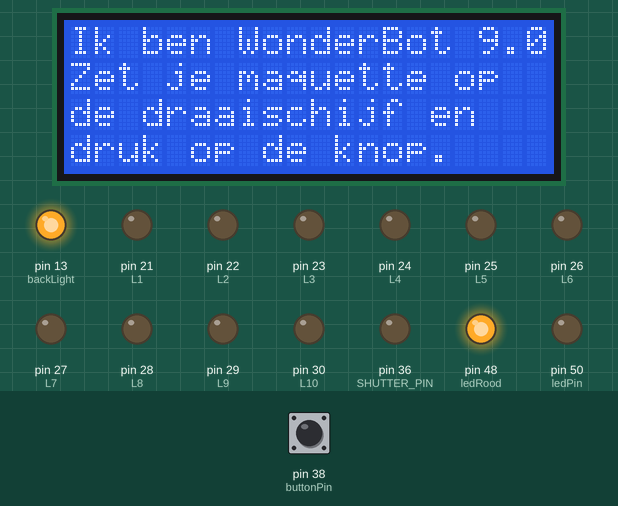
A sketch run on a simulated Arduino Mega 2560, built with avr-gcc and run on an emulated ATmega2560. On the bench: 20×4 character LCD, output pins drawn as LEDs (lit = HIGH). Dashed ring = blinking. The inputs (shaded band) are chosen by the test bench; at power-on: pin 38 (buttonPin) LOW. Pins used as bus, display or sensor lines are not drawn; what the sketch prints to the serial monitor is not drawn.

Above: at 4.2 s.
4.3 s: pin 38 (buttonPin) pulled HIGH for 0.15 s
At 5.6 s:
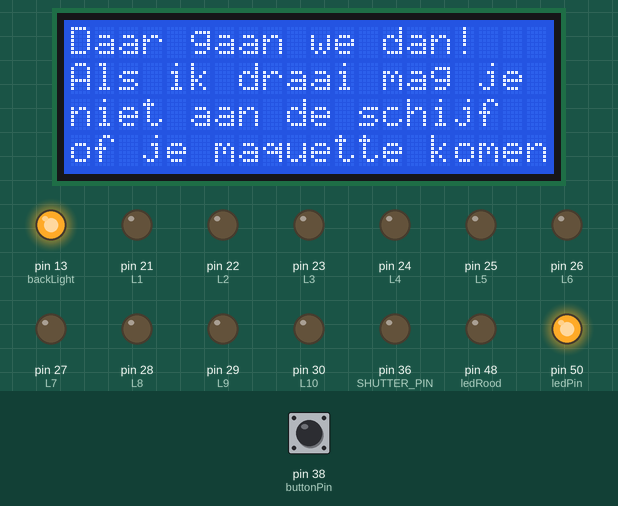
At 6.4 s:
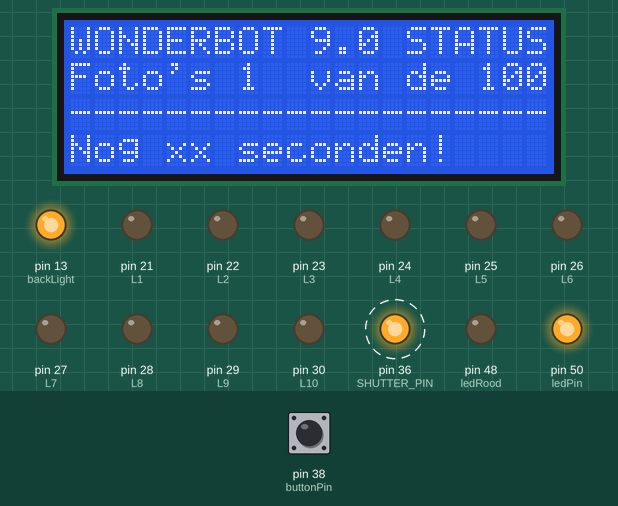
Timing chart, 0 to 23.0 s (numbered marks = the images above; inputs shaded):
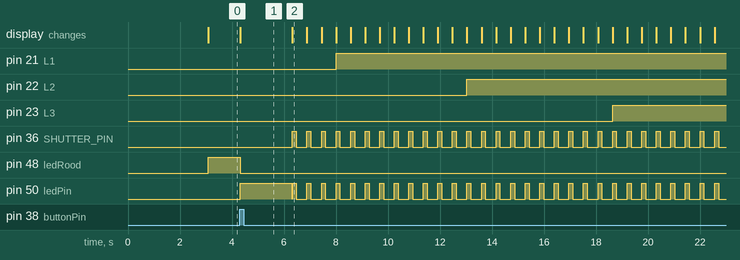

Measured:
- after the input at 4.3 s, pin 21 (L1): LOW → HIGH after 3.7 s; pin 22 (L2): LOW → HIGH after 8.7 s; pin 23 (L3): LOW → HIGH after 14.3 s; pin 36 (SHUTTER_PIN): alternates HIGH for 0.15 s and LOW for 0.41 s, starting after 2.0 s; pin 48 (ledRood): HIGH → LOW at once; the display: changes at once (image 1)

The sketch:

negendeww3.ino
```cpp
// Negende Wereldwonder
// Code by Victor de Boer, Michiel Hildebrand, Pepijn Borgwat
// Apr 2013

#include <LiquidCrystal.h>    //include LCD library
// LCD Connections:
// rs (LCD pin 4) to Arduino pin 12
// rw (LCD pin 5) to Arduino pin 11
// enable (LCD pin 6) to Arduino pin 10
// LCD pin 15 to Arduino pin 13
// LCD pins d4 11, d5 12, d6 13, d7 14 to Arduino pins 5, 4, 3, 2
LiquidCrystal lcd(3, 4, 5, 6, 8, 7, 9);
int backLight = 13;          // pin 13 will control the backlight

const int buttonPin = 38;     // the number of the pushbutton pin
int buttonState = 0;         // Button state variable for reading the pushbutton status
int currentState = 0;        // State var. What are we doing? 0 = waiting for press; 1 = spinning around

const int stepperDirectionPin = 34; //the pins of the steppers that control the direction
const int stepperPulsePin = 32; //the pins of the steppers that control the pulse

const int ledPin = 50;      // statusled 2
const int ledRood = 48;     // statusled 3 (blink when button pushed)

const int L1 = 21;
const int L2 = 22;
const int L3 = 23;
const int L4 = 24;
const int L5 = 25;
const int L6 = 26;
const int L7 = 27;
const int L8 = 28;
const int L9 = 29;
const int L10 = 30;

const int MIN_MOTOR_STEP_DELAY = 750;
const int MAX_MOTOR_STEP_DELAY = 1250;

const double BIG_WHEEL_TEETH = 190;
const double SMALL_WHEEL_TEETH = 22;
const double STEPS_PER_MOTOR_CIRCLE = 3200;
const double STEPS_PER_TABLE_CIRCLE = STEPS_PER_MOTOR_CIRCLE * BIG_WHEEL_TEETH / SMALL_WHEEL_TEETH;

const double PHOTOS_PER_ROUND = 100;

const double STEPS_PER_PHOTO = STEPS_PER_TABLE_CIRCLE / PHOTOS_PER_ROUND;

#define SHUTTER_PIN 36    // camera shutter pin
//int switchPin = 3;       // button pin
//int switchState;

void setup()
{

  // initialize stepper pins
  pinMode(stepperDirectionPin, OUTPUT);
  digitalWrite(stepperDirectionPin, LOW);
  pinMode(stepperPulsePin, OUTPUT);
  digitalWrite(stepperPulsePin, LOW);

  // init led pins
  pinMode(ledPin, OUTPUT);
  digitalWrite(ledPin, LOW);
  pinMode(ledRood, OUTPUT);

  // init shutter pin
  pinMode(SHUTTER_PIN, OUTPUT);
  digitalWrite(SHUTTER_PIN, LOW);

  // init the pushbutton pin as an input:
  pinMode(buttonPin, INPUT);

  // init Serial
  Serial.begin(9600);

  //initialize Leds
  pinMode(L1,OUTPUT);
  pinMode(L2,OUTPUT);
  pinMode(L3,OUTPUT);
  pinMode(L4,OUTPUT);
  pinMode(L5,OUTPUT);
  pinMode(L6,OUTPUT);
  pinMode(L7,OUTPUT);
  pinMode(L8,OUTPUT);
  pinMode(L9,OUTPUT);
  pinMode(L10,OUTPUT);

  pinMode(backLight, OUTPUT);
  digitalWrite(backLight, HIGH); // turn backlight on. Replace 'HIGH' with 'LOW' to turn it off.
  lcd.begin(20,4);
  lcd.clear();                  // start with a blank screen
  lcd.setCursor(0,0);           // set cursor to column 0, row 0 (the first row)
  lcd.print("9e Wereldwonder");
  lcd.setCursor(0,1);           // set cursor to column 0, row 1
  lcd.print("versie 1.0");
  lcd.setCursor(0,2);         // set cursor to column 0, row 2
  lcd.print("Synergique");
  lcd.setCursor(0,3);         // set cursor to column 0, row 3
  lcd.print("RMO Leiden");
  delay(3000);
  resetAll();


}

void resetAll(){
  lcd.clear();
  lcd.setCursor(0,0);           // set cursor to column 0, row 0 (the first row)
  lcd.print("Ik ben WonderBot 9.0");
  lcd.setCursor(0,1);           // set cursor to column 0, row 0 (the first row)
  lcd.print("Zet je maquette op");
  lcd.setCursor(0,2);           // set cursor to column 0, row 0 (the first row)
  lcd.print("de draaischijf en");
  lcd.setCursor(0,3);           // set cursor to column 0, row 0 (the first row)
  lcd.print("druk op de knop.");
  digitalWrite(ledRood,HIGH);
  digitalWrite(L1,LOW);
  digitalWrite(L2,LOW);
  digitalWrite(L3,LOW);
  digitalWrite(L4,LOW);
  digitalWrite(L5,LOW);
  digitalWrite(L6,LOW);
  digitalWrite(L7,LOW);
  digitalWrite(L8,LOW);
  digitalWrite(L9,LOW);
  digitalWrite(L10,LOW);

  Serial.write('1');  // ser: ready
}

void loop()
{
  if (currentState == 0){

    buttonState = digitalRead(buttonPin);
    if (buttonState == HIGH) {
      // turn LED on:
      Serial.write('2');
      lcd.clear();
      lcd.setCursor(0,0);           // set cursor to column 0, row 0 (the first row)
      lcd.print("Daar gaan we dan!");
      lcd.setCursor(0,1);           // set cursor to column 0, row 0 (the first row)
      lcd.print("Als ik draai mag je");
      lcd.setCursor(0,2);           // set cursor to column 0, row 0 (the first row)
      lcd.print("niet aan de schijf");
      lcd.setCursor(0,3);           // set cursor to column 0, row 0 (the first row)
      lcd.print("of je maquette komen");
      digitalWrite(ledPin, HIGH);
      digitalWrite(ledRood, LOW);
      currentState = 1;
      delay(2000);
    }
  }

  else if (currentState == 1){


    digitalWrite(ledPin, LOW);

    Serial.write('3'); //ser: turning and snapping
    int sec=0;
    lcd.clear();
    lcd.setCursor(0,0);           // set cursor to column 0, row 0 (the first row)
    lcd.print("WONDERBOT 9.0 STATUS");
    lcd.setCursor(0,1);           // set cursor to column 0, row 0 (the first row)
    lcd.print("Foto's ");
    lcd.setCursor(10,1);
    lcd.print("van de 100");
    lcd.setCursor(0,2);           // set cursor to column 0, row 0 (the first row)
    lcd.print("--------------------");
    lcd.setCursor(0,3);           // set cursor to column 0, row 0 (the first row)
    lcd.print("Nog xx seconden!");

    steppercam(PHOTOS_PER_ROUND, STEPS_PER_PHOTO, 0);  // make 10 'steps', with size 10 in direction 0, with delays 500
    //Serial.write('4'); // ser: going back
    //1766 = 360 graden


    lcd.clear();
    lcd.setCursor(0,0);           // set cursor to column 0, row 0 (the first row)
    lcd.print("Het staat erop.");
    lcd.setCursor(0,1);           // set cursor to column 0, row 0 (the first row)
    lcd.print("Als jij je maquette");
    lcd.setCursor(0,2);           // set cursor to column 0, row 0 (the first row)
    lcd.print("pakt, maak ik er een");
    lcd.setCursor(0,3);           // set cursor to column 0, row 0 (the first row)
    lcd.print("mooi filmpje van!");

    Serial.write('5');
    currentState = 2;

  }
  // waiting for news from python
  else if (currentState = 2){

       if (Serial.available() > 0){
            int incomingbyte = Serial.read();
            if (incomingbyte == '6'){
                resetAll();
                currentState = 0;
            }
    }
  }

}


void steppercam(int steps, int stepsize, boolean stepDirection){
  //first check the direction, if it's not the current direction change it.
  int currentDirection = digitalRead(stepperDirectionPin);
  if(stepDirection != currentDirection){
    digitalWrite(stepperDirectionPin, stepDirection);
    //this delay makes the motor stop for a while when changing direction.
    delay(100);
  }
  //a for loop to create the pulse
  for(int s=0; s<steps; s++){
    // make foto + flash led
    digitalWrite(SHUTTER_PIN, HIGH);
    digitalWrite(ledPin, HIGH);
    //Serial.print(s+1);
    lcd.setCursor(7,1);
    lcd.print(s+1);
    delay(150);
    digitalWrite(SHUTTER_PIN, LOW);
    digitalWrite(ledPin, LOW);
    delay(100);
    steppermotor(stepsize);
  // Light it up

  if(s>steps*0.01){
    digitalWrite(L1,HIGH);
    lcd.setCursor(0,2);           // set cursor to column 0, row 0 (the first row)
    lcd.print("*");
  }
  if(s>steps*0.05){
    lcd.setCursor(1,2);           // set cursor to column 0, row 0 (the first row)
    lcd.print("*");
  }
  if(s>steps*0.1){
    digitalWrite(L2,HIGH);
    lcd.setCursor(2,2);           // set cursor to column 0, row 0 (the first row)
    lcd.print("*");
  }
  if(s>steps*0.15){
    lcd.setCursor(3,2);           // set cursor to column 0, row 0 (the first row)
    lcd.print("*");
  }
  if(s>steps*0.2){
    digitalWrite(L3,HIGH);
    lcd.setCursor(4,2);           // set cursor to column 0, row 0 (the first row)
    lcd.print("*");
  }
  if(s>steps*0.25){
    lcd.setCursor(5,2);           // set cursor to column 0, row 0 (the first row)
    lcd.print("*");
  }
  if(s>steps*0.3){
    digitalWrite(L4,HIGH);
    lcd.setCursor(6,2);           // set cursor to column 0, row 0 (the first row)
    lcd.print("*");
  }
  if(s>steps*0.35){
    lcd.setCursor(7,2);           // set cursor to column 0, row 0 (the first row)
    lcd.print("*");
  }
  if(s>steps*0.4){
    digitalWrite(L5,HIGH);
    lcd.setCursor(8,2);           // set cursor to column 0, row 0 (the first row)
    lcd.print("*");
  }
  if(s>steps*0.45){
    lcd.setCursor(9,2);           // set cursor to column 0, row 0 (the first row)
    lcd.print("*");
  }
  if(s>steps*0.5){
    digitalWrite(L6,HIGH);
    lcd.setCursor(10,2);           // set cursor to column 0, row 0 (the first row)
    lcd.print("*");
  }
  if(s>steps*0.55){
    lcd.setCursor(11,2);           // set cursor to column 0, row 0 (the first row)
    lcd.print("*");
  }
  if(s>steps*0.6){
    digitalWrite(L7,HIGH);
    lcd.setCursor(12,2);           // set cursor to column 0, row 0 (the first row)
    lcd.print("*");
  }
  if(s>steps*0.65){
    lcd.setCursor(13,2);           // set cursor to column 0, row 0 (the first row)
    lcd.print("*");
  }
  if(s>steps*0.7){
    digitalWrite(L8,HIGH);
    lcd.setCursor(14,2);           // set cursor to column 0, row 0 (the first row)
    lcd.print("*");
  }
  if(s>steps*0.75){
    lcd.setCursor(15,2);           // set cursor to column 0, row 0 (the first row)
    lcd.print("*");
  }
  if(s>steps*0.8){
    digitalWrite(L9,HIGH);
    lcd.setCursor(16,2);           // set cursor to column 0, row 0 (the first row)
    lcd.print("*");
  }
  if(s>steps*0.85){
    lcd.setCursor(17,2);           // set cursor to column 0, row 0 (the first row)
    lcd.print("*");
  }
  if(s>steps*0.9){
    digitalWrite(L10,HIGH);
    lcd.setCursor(18,2);           // set cursor to column 0, row 0 (the first row)
    lcd.print("*");
  }
  if(s>steps*0.95){
    lcd.setCursor(19,2);           // set cursor to column 0, row 0 (the first row)
    lcd.print("*");
  }
  }
}


void steppermotor(int steps)
{
  for(float i=0; i < steps; i++)
  {
    digitalWrite(stepperPulsePin, LOW);
    digitalWrite(stepperPulsePin, HIGH);
    int delay = MAX_MOTOR_STEP_DELAY - sin((PI * i) / steps) * (MAX_MOTOR_STEP_DELAY - MIN_MOTOR_STEP_DELAY);

    delayMicroseconds(delay);
  }
}
```
